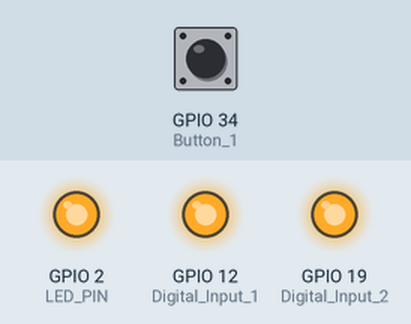
Simulated run of this sketch. Board: ESP32. Parts: output pins drawn as LEDs (lit = HIGH). Inputs (shaded band) come from the test bench; at power-on: GPIO 34 (Button_1) HIGH. What the sketch prints to the serial monitor is not drawn.

Above: at 1.4 s.
1.5 s: GPIO 34 (Button_1) pulled LOW for 0.15 s
At 3.0 s:
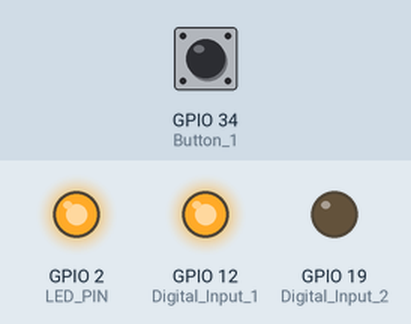
3.6 s: GPIO 34 (Button_1) pulled LOW for 1 s
At 5.0 s:
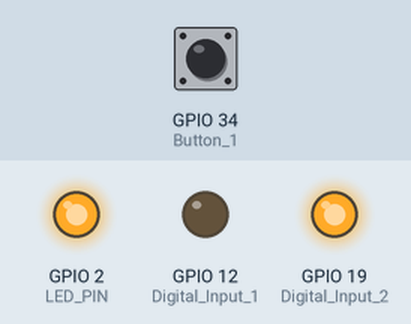
6.2 s: GPIO 34 (Button_1) pulled LOW for 0.15 s
At 7.8 s:
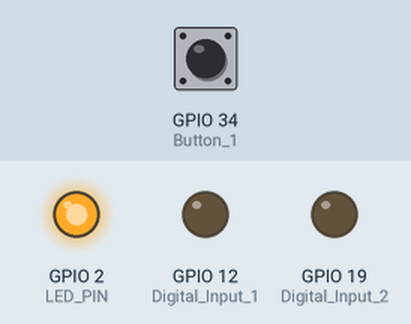
8.3 s: GPIO 34 (Button_1) pulled LOW for 3.2 s
At 9.1 s:
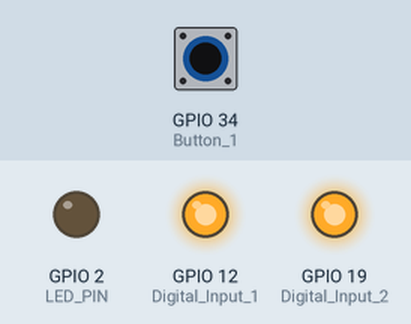
Timing chart, 0 to 13.4 s (numbered marks = the images above; inputs shaded):
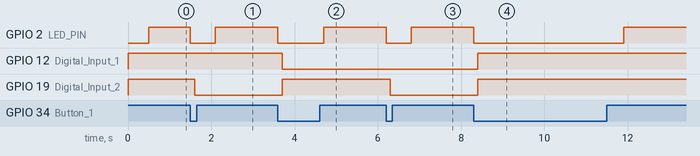

The sketch:

Lab2A.ino
```cpp
//**************************//
// Skeleton code of LAB_2A   //
//**************************//
//Pin Config
//You can use your own pinout
#define LED_PIN         2
#define Digital_Input_1 12
#define Digital_Input_2 19
#define Button_1        34

int State = 1;  // Initialize State to 1

void setup() {

  //Pin Mode Config
  pinMode(Digital_Input_1, OUTPUT); // Set Input_1 as OUTPUT
  pinMode(Digital_Input_2, OUTPUT); // Set Input_2 as OUTPUT

  pinMode(LED_PIN, OUTPUT); // Set LED_PIN as OUTPUT
  pinMode(Button_1, INPUT); // Set Button_1 as INPUT

  Serial.begin(115200);  // Set Baud rate as 115200
}

void loop() {
  //*******************
  //------LAB 2A------
  //*******************
  if (State > 4)     // Reset the State
    State = 1;

  //--For Debug--
  Serial.println(State);

  if (State == 1) {
    // For Digital_Input_1 & 2 are 1
    digitalWrite(Digital_Input_1, HIGH);
    digitalWrite(Digital_Input_2, HIGH);
    Serial.println("D1:1   D2:1 ");
    delay(500);
    Serial.print("LED OFF");
  }
  else if (State == 2) {
    // For Digital_Input_1 == 1 and Digital_Input_2 == 0
    digitalWrite(Digital_Input_1, HIGH);
    digitalWrite(Digital_Input_2, LOW);
    Serial.println("D1:1   D2:0 ");
    delay(500);
    Serial.print("LED OFF");
  }
  else if (State == 3) {
    // For Digital_Input_1 == 0 and Digital_Input_2 == 1
    digitalWrite(Digital_Input_1, LOW);
    digitalWrite(Digital_Input_2, HIGH);
    Serial.println("D1:0   D2:1 ");
    delay(500);
    Serial.print("LED OFF");
  }
  else if (State == 4) {
    // For Digital_Input_1 == 0 and Digital_Input_2 == 0
    digitalWrite(Digital_Input_1, LOW);
    digitalWrite(Digital_Input_2, LOW);
    Serial.println("D1:0   D2:0 ");
    delay(500);
    Serial.print("LED ON");
  }
  // The end of Lab_2A

  // Using Push-Hold Button to switch digital input
  while (digitalRead(Button_1) == HIGH) { // Enter While loop
    digitalWrite(LED_PIN, HIGH);     // LED Lights up
    delay(100);
    if (digitalRead(Button_1) == LOW) { // Press
      digitalWrite(LED_PIN, LOW);      // LED turn off
      State++;                         // State change (Switching output)
      delay(100);

    }
  }
}
```

Measured:
- after the input at 1.5 s, GPIO 2 (LED_PIN): HIGH → LOW at once, → HIGH 0.60 s later; GPIO 19 (Digital_Input_2): HIGH → LOW after 0.10 s
- after the input at 3.6 s, GPIO 2 (LED_PIN): HIGH → LOW at once, → HIGH 1.1 s later; GPIO 12 (Digital_Input_1): HIGH → LOW after 0.10 s; GPIO 19 (Digital_Input_2): LOW → HIGH after 0.10 s
- after the input at 6.2 s, GPIO 2 (LED_PIN): HIGH → LOW at once, → HIGH 0.60 s later; GPIO 19 (Digital_Input_2): HIGH → LOW after 0.10 s
- after the input at 8.3 s, GPIO 2 (LED_PIN): HIGH → LOW at once, → HIGH 3.6 s later; GPIO 12 (Digital_Input_1), GPIO 19 (Digital_Input_2): LOW → HIGH after 0.10 s
